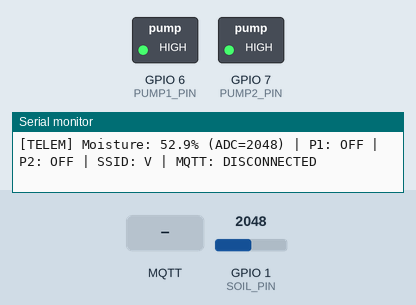
Simulated run of this sketch. Board: ESP32-S3. Parts: switched loads named in the sketch (green lamp = pin HIGH), the last lines printed to the serial monitor. The inputs (shaded band) are chosen by the test bench; at power-on: GPIO 1 (SOIL_PIN) = 2048 (analog values on the 0–4095 scale). WiFi joins after 1.5 s; servers stay silent unless stated; no MQTT or app messages arrive unless stated.

Above: at 3.0 s.
3.1 s: MQTT message "PUMP_ON" arrives on the first subscribed topic
At 5.8 s:
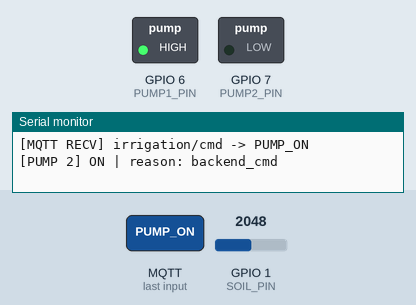
6.1 s: MQTT message "FILL_ON" arrives on the first subscribed topic
At 7.4 s:
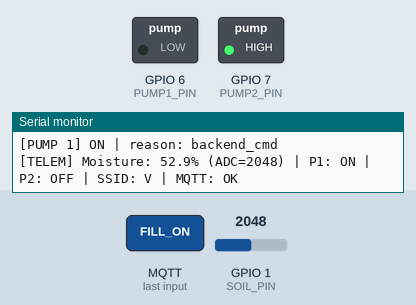
Timing chart, 0 to 9.1 s (numbered marks = the images above; inputs shaded):
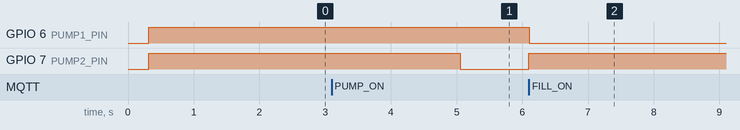

The sketch:

terrawave_esp32_firmware.ino
```cpp
/*
  TERRAWAVE AI - Smart Irrigation ESP32-S3 Firmware v3.0

  STATUS: Ultrasonic (HC-SR04) sensor DISABLED - sensor is damaged.
          Tank level always reported as SENSOR_DISABLED.
          All tank auto-fill logic is OFF.
          System runs on: Soil Moisture + Pump control + MQTT.

  Hardware Pinout:
  - Soil Moisture Sensor AOUT  -> GPIO 1 (ADC1_CH0)
  - [HC-SR04 DISABLED]
  - Pump 1 (Tank Filling Pump) -> GPIO 6 (Active LOW Relay)
  - Pump 2 (Irrigation Pump)   -> GPIO 7 (Active LOW Relay)

  Relay Logic (Active LOW):
  - LOW  = Relay ON  (Energized)
  - HIGH = Relay OFF (De-energized)

  Safety Rules:
  - Pump 1 and Pump 2 MUST NEVER run at the same time.
  - If Pump 1 is ON -> Pump 2 forced OFF immediately.
  - If Pump 2 is ON -> Pump 1 forced OFF immediately.

  Moisture Calibration:
  - SOIL_DRY = 3000  (Raw 12-bit ADC value for 0%  moisture)
  - SOIL_WET = 1200  (Raw 12-bit ADC value for 100% moisture)
  - Higher ADC = Drier soil
  - Output strictly clamped [0.0%, 100.0%]
  - Telemetry published every ~1 second

  Network / MQTT:
  - WiFiMulti: connects to best available known SSID automatically
  - mDNS: resolves "terrawave.local" -> PC IP (works on any LAN)
  - Fallback static IP: 10.162.114.225  (your PC on hotspot "V")
  - Backend TCP proxy: port 1884 -> Mosquitto :1883

  MQTT Topics:
  - Pub: irrigation/moisture        (soil moisture JSON, every 1s)
  - Pub: irrigation/tank_level      (always SENSOR_DISABLED)
  - Pub: irrigation/pump1_status    (FILL_ON / FILL_OFF on change)
  - Pub: irrigation/pump2_status    (PUMP_ON / PUMP_OFF on change)
  - Sub: irrigation/cmd             (PUMP_ON, PUMP_OFF, FILL_ON, FILL_OFF)
  - Sub: irrigation/calibrate       (DRY:3000,WET:1200)
*/

#include <WiFi.h>
#include <WiFiMulti.h>
#include <ESPmDNS.h>
#include <PubSubClient.h>

// ===========================================================
// WiFi — Add all networks you ever use. Connects to best one.
// ===========================================================
WiFiMulti wifiMulti;

struct KnownNetwork { const char* ssid; const char* password; };
const KnownNetwork knownNetworks[] = {
  { "V",            "12345678" },  // Mobile hotspot
    // Home router
  // Add more networks here: { "SSID", "PASSWORD" },
};

// ===========================================================
// MQTT Configuration — Cloud Broker (Universal: Works on ANY Wi-Fi)
// ===========================================================
// broker.hivemq.com allows ESP32 and PC to communicate even if on
// different Wi-Fi networks (e.g. ESP32 on TP-Link, PC on mobile hotspot V)
const char* MQTT_BROKER = "broker.hivemq.com";
const int   MQTT_PORT   = 1883;
const char* DEVICE_ID   = "ESP32-S3-001";

// ===========================================================
// Pin Definitions
// ===========================================================
#define SOIL_PIN   1  // Soil moisture sensor ADC (GPIO 1)
#define PUMP1_PIN  6  // Tank Filling Pump relay  (Active LOW)
#define PUMP2_PIN  7  // Irrigation Pump relay    (Active LOW)

const int RELAY_ON  = LOW;   // Energize relay coil
const int RELAY_OFF = HIGH;  // De-energize relay coil

// ===========================================================
// Calibration
// ===========================================================
int soil_dry_adc = 3000;  // ADC reading for 0% moisture (dry)
int soil_wet_adc = 1200;  // ADC reading for 100% moisture (wet)

// ===========================================================
// State & Objects
// ===========================================================
WiFiClient   espClient;
PubSubClient mqttClient(espClient);

bool pump1_state = false;
bool pump2_state = false;

unsigned long last_publish_ms  = 0;
const unsigned long PUBLISH_INTERVAL_MS = 1000; // 1 second

unsigned long last_mqtt_attempt_ms = 0;
const unsigned long MQTT_RETRY_INTERVAL_MS = 5000;

// Forward declarations
void setPump1(bool on, const char* reason = "");
void setPump2(bool on, const char* reason = "");

// ===========================================================
// Soil Moisture (GPIO 1, 12-bit ADC, 5-sample average)
// ===========================================================
float readSoilMoisture(int &rawADC) {
  long sum = 0;
  for (int i = 0; i < 5; i++) {
    sum += analogRead(SOIL_PIN);
    delay(2);
  }
  rawADC = (int)(sum / 5);

  float pct = 0.0f;
  if (soil_dry_adc != soil_wet_adc) {
    pct = ((float)(soil_dry_adc - rawADC) / (float)(soil_dry_adc - soil_wet_adc)) * 100.0f;
  }
  pct = constrain(pct, 0.0f, 100.0f);
  return roundf(pct * 10.0f) / 10.0f;
}

// ===========================================================
// Pump Controllers — Hard Mutual Exclusion (Active LOW)
// ===========================================================
void setPump1(bool on, const char* reason) {
  if (on) {
    // SAFETY: Immediately cut Pump 2 before energizing Pump 1
    if (pump2_state) {
      digitalWrite(PUMP2_PIN, RELAY_OFF);
      pump2_state = false;
      mqttClient.publish("irrigation/pump2_status", "PUMP_OFF");
      Serial.println("[SAFETY] Pump 2 cut by mutual exclusion (Pump 1 ON).");
    }
  }
  digitalWrite(PUMP1_PIN, on ? RELAY_ON : RELAY_OFF);
  pump1_state = on;
  mqttClient.publish("irrigation/pump1_status", on ? "FILL_ON" : "FILL_OFF");
  mqttClient.publish("terrawave/irrigation/pump1_status", on ? "FILL_ON" : "FILL_OFF");
  Serial.printf("[PUMP 1] %s%s%s\n",
    on ? "ON" : "OFF",
    reason[0] ? " | reason: " : "",
    reason);
}

void setPump2(bool on, const char* reason) {
  if (on) {
    // SAFETY: Immediately cut Pump 1 before energizing Pump 2
    if (pump1_state) {
      digitalWrite(PUMP1_PIN, RELAY_OFF);
      pump1_state = false;
      mqttClient.publish("irrigation/pump1_status", "FILL_OFF");
      mqttClient.publish("terrawave/irrigation/pump1_status", "FILL_OFF");
      Serial.println("[SAFETY] Pump 1 cut by mutual exclusion (Pump 2 ON).");
    }
  }
  digitalWrite(PUMP2_PIN, on ? RELAY_ON : RELAY_OFF);
  pump2_state = on;
  mqttClient.publish("irrigation/pump2_status", on ? "PUMP_ON" : "PUMP_OFF");
  mqttClient.publish("terrawave/irrigation/pump2_status", on ? "PUMP_ON" : "PUMP_OFF");
  Serial.printf("[PUMP 2] %s%s%s\n",
    on ? "ON" : "OFF",
    reason[0] ? " | reason: " : "",
    reason);
}

// ===========================================================
// MQTT Callback — handles all commands from backend/frontend
// ===========================================================
void mqttCallback(char* topic, byte* payload, unsigned int length) {
  String msg = "";
  for (unsigned int i = 0; i < length; i++) msg += (char)payload[i];
  msg.trim();
  Serial.printf("[MQTT RECV] %s -> %s\n", topic, msg.c_str());

  String t = String(topic);
  if (t == "irrigation/cmd" || t == "terrawave/irrigation/cmd") {
    if      (msg == "PUMP_ON")  setPump2(true,  "backend_cmd");
    else if (msg == "PUMP_OFF") setPump2(false, "backend_cmd");
    else if (msg == "FILL_ON")  setPump1(true,  "backend_cmd");
    else if (msg == "FILL_OFF") setPump1(false, "backend_cmd");
    else if (msg == "AUTO_MODE_ON")  Serial.println("[MODE] Auto ON (handled backend-side).");
    else if (msg == "AUTO_MODE_OFF") Serial.println("[MODE] Auto OFF (handled backend-side).");

  } else if (t == "irrigation/calibrate" || t == "terrawave/irrigation/calibrate") {
    // Format: "DRY:3000,WET:1200"
    int dIdx = msg.indexOf("DRY:");
    int wIdx = msg.indexOf("WET:");
    if (dIdx != -1) {
      int comma = msg.indexOf(',', dIdx);
      int val = (comma != -1) ? msg.substring(dIdx + 4, comma).toInt()
                              : msg.substring(dIdx + 4).toInt();
      if (val > 100 && val <= 4095) { soil_dry_adc = val; }
    }
    if (wIdx != -1) {
      int val = msg.substring(wIdx + 4).toInt();
      if (val > 0 && val < soil_dry_adc) { soil_wet_adc = val; }
    }
    Serial.printf("[CALIB] DryADC=%d  WetADC=%d\n", soil_dry_adc, soil_wet_adc);
  }
}

// ===========================================================
// MQTT Reconnect (non-blocking, throttled)
// ===========================================================
void reconnectMQTT() {
  if (millis() - last_mqtt_attempt_ms < MQTT_RETRY_INTERVAL_MS) return;
  last_mqtt_attempt_ms = millis();

  mqttClient.setServer(MQTT_BROKER, MQTT_PORT);

  String clientId = "ESP32S3-TW-" + String((uint32_t)ESP.getEfuseMac(), HEX);
  Serial.printf("[MQTT] Connecting to %s:%d as %s ...", MQTT_BROKER, MQTT_PORT, clientId.c_str());

  if (mqttClient.connect(clientId.c_str())) {
    Serial.println(" Connected!");
    mqttClient.subscribe("irrigation/cmd");
    mqttClient.subscribe("irrigation/calibrate");
    mqttClient.subscribe("terrawave/irrigation/cmd");
    mqttClient.subscribe("terrawave/irrigation/calibrate");

    // SAFETY: Pump 1 is MANUAL ONLY — always force OFF on reconnect.
    if (pump1_state) {
      digitalWrite(PUMP1_PIN, RELAY_OFF);
      pump1_state = false;
      Serial.println("[SAFETY] Reconnect: Pump 1 forced OFF (Manual-Only rule).");
    }
    mqttClient.publish("irrigation/pump1_status", "FILL_OFF");
    mqttClient.publish("terrawave/irrigation/pump1_status", "FILL_OFF");
    mqttClient.publish("irrigation/pump2_status", pump2_state ? "PUMP_ON" : "PUMP_OFF");
    mqttClient.publish("terrawave/irrigation/pump2_status", pump2_state ? "PUMP_ON" : "PUMP_OFF");

    // Tell backend tank sensor is permanently disabled
    const char* tankMsg = "{\"sensorId\":\"ESP32-S3-001\",\"tankLevel\":-1,\"waterLevelCm\":-1,\"status\":\"SENSOR_DISABLED\",\"source\":\"esp32\"}";
    mqttClient.publish("irrigation/tank_level", tankMsg);
    mqttClient.publish("terrawave/irrigation/tank_level", tankMsg);
  } else {
    Serial.printf(" Failed (rc=%d). Retry in %lus\n",
      mqttClient.state(), MQTT_RETRY_INTERVAL_MS / 1000);
  }
}

// ===========================================================
// SETUP
// ===========================================================
void setup() {
  Serial.begin(115200);
  delay(300);
  Serial.println("\n=======================================================");
  Serial.println(" TerraWave AI - ESP32-S3 Firmware v3.0");
  Serial.println(" Ultrasonic: DISABLED (sensor damaged)");
  Serial.println(" Active: Soil Moisture + Pump Control + HiveMQ Cloud");
  Serial.println("=======================================================");

  // Configure 12-bit ADC
  analogReadResolution(12);
  pinMode(SOIL_PIN, INPUT);

  // Relay pins — BOTH PUMPS OFF on boot (RELAY_OFF = HIGH = coil de-energized)
  pinMode(PUMP1_PIN, OUTPUT);
  pinMode(PUMP2_PIN, OUTPUT);
  digitalWrite(PUMP1_PIN, RELAY_OFF);
  digitalWrite(PUMP2_PIN, RELAY_OFF);
  pump1_state = false;
  pump2_state = false;
  Serial.println("[BOOT] Pumps 1 & 2 set to OFF (RELAY_OFF=HIGH).");

  // Register all known Wi-Fi networks
  for (size_t i = 0; i < sizeof(knownNetworks) / sizeof(knownNetworks[0]); i++) {
    wifiMulti.addAP(knownNetworks[i].ssid, knownNetworks[i].password);
    Serial.printf("[WIFI] Registered: %s\n", knownNetworks[i].ssid);
  }

  Serial.print("[WIFI] Connecting to best available network");
  int tries = 0;
  while (wifiMulti.run() != WL_CONNECTED && tries < 40) {
    delay(500);
    Serial.print(".");
    tries++;
  }

  if (WiFi.status() == WL_CONNECTED) {
    Serial.printf("\n[WIFI] Connected: %s  IP: %s\n",
      WiFi.SSID().c_str(), WiFi.localIP().toString().c_str());
  } else {
    Serial.println("\n[WIFI] No network found yet. Will retry in loop.");
  }

  mqttClient.setServer(MQTT_BROKER, MQTT_PORT);
  mqttClient.setCallback(mqttCallback);
  mqttClient.setKeepAlive(30);
}

// ===========================================================
// LOOP
// ===========================================================
void loop() {
  // Maintain Wi-Fi (auto-reconnects, tries all registered SSIDs)
  uint8_t wifiStatus = wifiMulti.run();

  if (wifiStatus == WL_CONNECTED) {
    if (!mqttClient.connected()) {
      reconnectMQTT();
    }
    mqttClient.loop();
  }

  unsigned long now = millis();
  if (now - last_publish_ms >= PUBLISH_INTERVAL_MS) {
    last_publish_ms = now;

    // --- Read Soil Moisture ---
    int rawADC = 0;
    float moisture = readSoilMoisture(rawADC);

    // --- Publish Moisture JSON ---
    if (mqttClient.connected()) {
      char buf[192];

      // Soil moisture (published every second to terrawave namespace)
      snprintf(buf, sizeof(buf),
        "{\"sensorId\":\"%s\",\"soilMoisture\":%.1f,\"rawADC\":%d,"
        "\"timestamp\":%lu,\"source\":\"esp32\"}",
        DEVICE_ID, moisture, rawADC, (unsigned long)(now / 1000));
      mqttClient.publish("terrawave/irrigation/moisture", buf);

      // Tank level — always SENSOR_DISABLED (ultrasonic is damaged)
      const char* tankMsg = "{\"sensorId\":\"ESP32-S3-001\",\"tankLevel\":-1,\"waterLevelCm\":-1,\"status\":\"SENSOR_DISABLED\",\"source\":\"esp32\"}";
      mqttClient.publish("terrawave/irrigation/tank_level", tankMsg);
    }

    // --- Serial Telemetry ---
    Serial.printf("[TELEM] Moisture: %.1f%% (ADC=%d) | P1: %s | P2: %s | SSID: %s | MQTT: %s\n",
      moisture, rawADC,
      pump1_state ? "ON" : "OFF",
      pump2_state ? "ON" : "OFF",
      (wifiStatus == WL_CONNECTED) ? WiFi.SSID().c_str() : "---",
      mqttClient.connected() ? "OK" : "DISCONNECTED");
  }
}
```

Measured:
- after the input at 3.1 s, GPIO 7 (PUMP2_PIN): HIGH → LOW after 2.0 s
- after the input at 6.1 s, GPIO 6 (PUMP1_PIN): HIGH → LOW at once; GPIO 7 (PUMP2_PIN): LOW → HIGH at once
